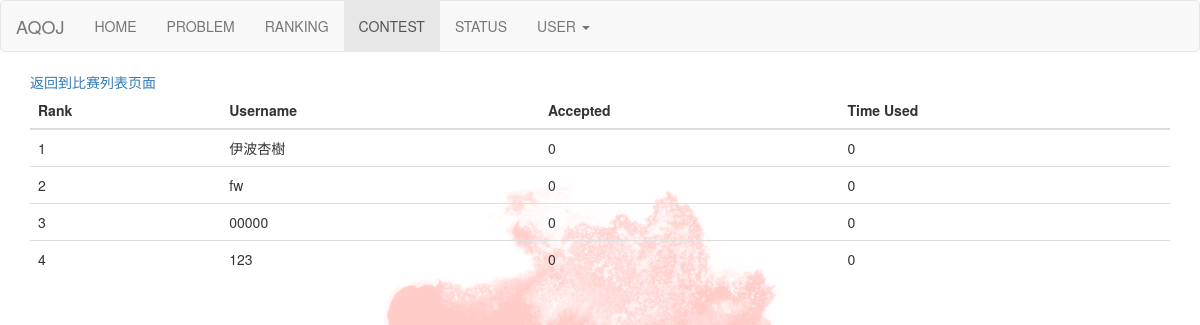
Screenshot of /ContestRanking/2/ with the database file from the repository.
### judger/models.py (models this page shows, shortened)
class User(models.Model):
    username = models.CharField(max_length=256, unique=True)
    password = models.CharField(max_length=256)
    logged_in = models.BooleanField(default=False)
    register_date = models.DateTimeField(auto_now_add=True)
    accepted = models.ManyToManyField(Problem)
    ac_count = models.IntegerField(default=0)
    class Meta:
        ordering = ["-ac_count"]
        verbose_name = "OJ用户"
        verbose_name_plural = "OJ用户"

### judger/views.py (the view)
# urls.py: re_path(r'^ContestRanking/(?P<contest_id>[0-9]+)/$', views.contest_ranking),
def contest_ranking(request, contest_id):
    contest = get_object_or_404(Contest, contest_id=contest_id)  # 获取本场比赛对象
    q = Code.objects.filter(submit_time__gte=contest.start_time).filter(submit_time__lte=contest.end_time)
    q = q.filter(problem__in=contest.problems.all())
    q = q.filter(postman__in=contest.contestant.all())
    q = q.filter(AC=True)  # 找出所有已经AC的提交
    contestant = contest.contestant.all()  # 找出所有已经参加比赛的用户
    context_ls = []
    for i in contestant:
        temp_ls = []
        username = i.username
        accepted = q.filter(postman=i).count()
        temp_ls.append(username)
        temp_ls.append(accepted)
        if accepted != 0:
            latest_AC_time = q.filter(postman=i).order_by('-submit_time')[0].submit_time
            temp_ls.append(latest_AC_time-contest.start_time)
        else:
            temp_ls.append(0)
        context_ls.append(temp_ls)
    last_sorted = sorted(context_ls, key=lambda x: (-x[1], x[2]))
    context = {'context_ls': last_sorted}
    return render(request, 'ContestRanking.html', context)

### templates/ContestRanking.html (shortened to what this page needs)
{% extends "base.html" %}
{% load staticfiles %}
{% block container %}
<div><a href="/ContestList">返回到比赛列表页面</a></div>
<table class="table">
    <thead>
    <tr>
        <th>Rank</th>
        <th>Username</th>
        <th>Accepted</th>
        <th>Time Used</th>
    </tr>
    </thead>
    <tbody>
    {% for i in context_ls %}
        <tr>
        <td>{{ forloop.counter }}</td>
        <td>{{ i.0 }}</td>
        <td>{{ i.1 }}</td>
        <td>{{ i.2 }}</td>
        </tr>
    {% endfor %}
    </tbody>
</table>
{% endblock %}

### static/judger/css/base.css (style rules this page uses)
.bg { background: url("/static/Love-Live-Sunshine-logo-simple-Love-Live-1334089.jpg"); background-position: center 0; background-repeat: no-repeat; background-attachment: fixed; background-size: cover; -webkit-background-size: cover; -o-background-size: cover; -moz-background-size: cover; -ms-background-size: cover; }

### rows the page displays
User: username "伊波杏樹"
User: username "fw"
User: username "00000"
User: username "123"

### other values shown
{{ i.1 }} "0" "0" "0" "0"
{{ i.2 }} "0" "0" "0" "0"
